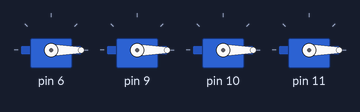
The sketch below on a simulated Arduino Uno, built with avr-gcc and run on an emulated ATmega328P. Shown: 4 × servo. What the sketch prints to the serial monitor is not drawn.

Above: at 0.1 s.
Timing chart, 0 to 1.6 s (numbered marks = the images above):
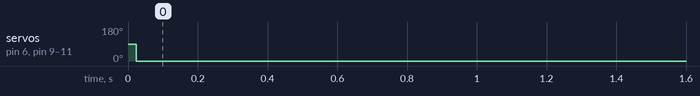

Measured:
- by itself, servo on pin 6, servo on pin 9–11: 90° → 0° at 0.02 s

The sketch:

ik_experimenting.ino
```cpp
#include <Servo.h>

#define pi   3.1415926535897932
#define pi_2 1.5707963267948966

#define base 0
#define shoulder 1
#define elbow 2
#define wrist 3

/*
        /\
       /  \ carpal
ulna  /    \____
     |          | pen
     | humerus
     |
============
   base
 */

#define humerus 48.25 //mm from base to first joint
#define ulna 111.40 //mm from first joint to second
#define carpal 48.25 //mm from second joint to third

#define xoffset 65 //mm offset from third joint to pen tip
#define yoffset 90

Servo servo[4];
int cnt = 0;
boolean decrementing = false;

void setup() {
  // put your setup code here, to run once:
  Serial.begin(9600);
  servo[base].attach(6);
  servo[shoulder].attach(9);
  servo[elbow].attach(10);
  servo[wrist].attach(11);
  goto_xyz(100, 50, 0);
}

void loop() {
  //goto_xyz(100, 50, 0);
  /*
  for(double i = 0; i < 20; i++) {
    for(double j = 0; j < 20; j++) {
      for(double k = 0; k < 10; k++) {
        goto_xyz(i, k, j);
        delay(100);
      }
    }
  }*/
  for(int i = 0; i < 5; i++) {
    servo[i].write(0);
  }/*
  if (cnt == 0) {
    decrementing = false;
    cnt++;
  } else if (cnt < 36 && (!decrementing)) {
    cnt++;
  } else if (decrementing) {
    cnt--;
  } else {
    decrementing = true;
  }
  delay(50);*/
}

void goto_xyz(double x, double y, double z) {
  Serial.print("Moving to ");
  Serial.print(x);
  Serial.print(", ");
  Serial.print(y);
  Serial.print(", ");
  Serial.println(z);
  double omega = atan(z/x);
  Serial.println((sq(y - humerus) + sq(x) - sq(ulna) - sq(carpal))/(2*ulna*carpal));
  double beta = asin((sq(y - humerus) + sq(x) - sq(ulna) - sq(carpal))/(2*ulna*carpal));
  if (beta == NAN) {
    return;
  }
  //double alpha1 = atan2(y - humerus, x);
  //double alpha2 = asin(carpal*cos(beta)/sqrt(sq(y - humerus) + sq(x)));
  //double alpha = alpha1 + alpha2
  double alpha = atan((y - humerus)/ x) + asin(carpal*cos(beta)/sqrt(sq(y - humerus) + sq(x)));
  double gamma = pi_2 + acos((x - ulna*cos(alpha))/carpal);
  Serial.print("Alpha=");
  Serial.println(alpha);
  Serial.print("Beta=");
  Serial.println(beta);
  Serial.print("Gamma=");
  Serial.println(gamma);
  Serial.print("Omega=");
  Serial.println(omega);
  servo[base].write(map(omega, -pi_2, pi_2, 0, 180));
  servo[shoulder].write(map(alpha, 0, pi, 0, 180));
  servo[elbow].write(map(beta, 0, pi, 0, 180));
  servo[wrist].write(map(gamma, 0, pi, 0, 180));
}
```
